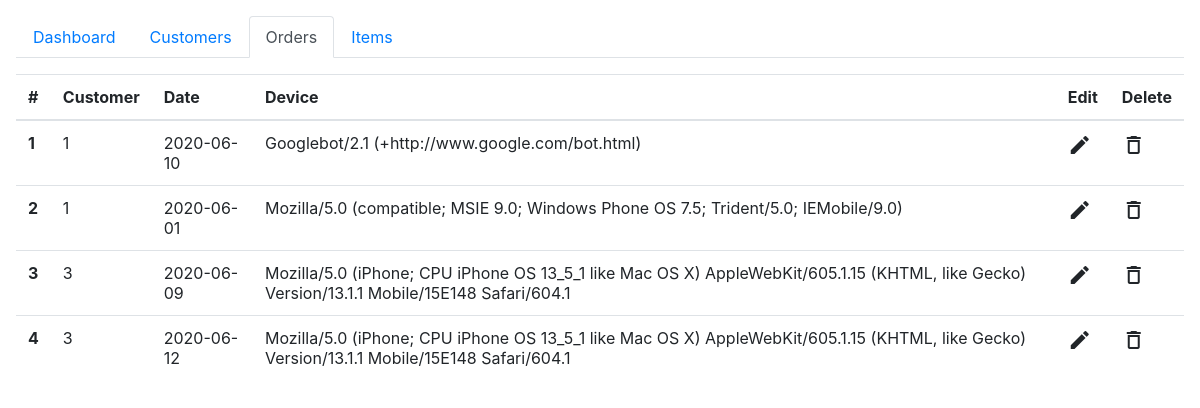
The page /orders on the database as committed earlier.
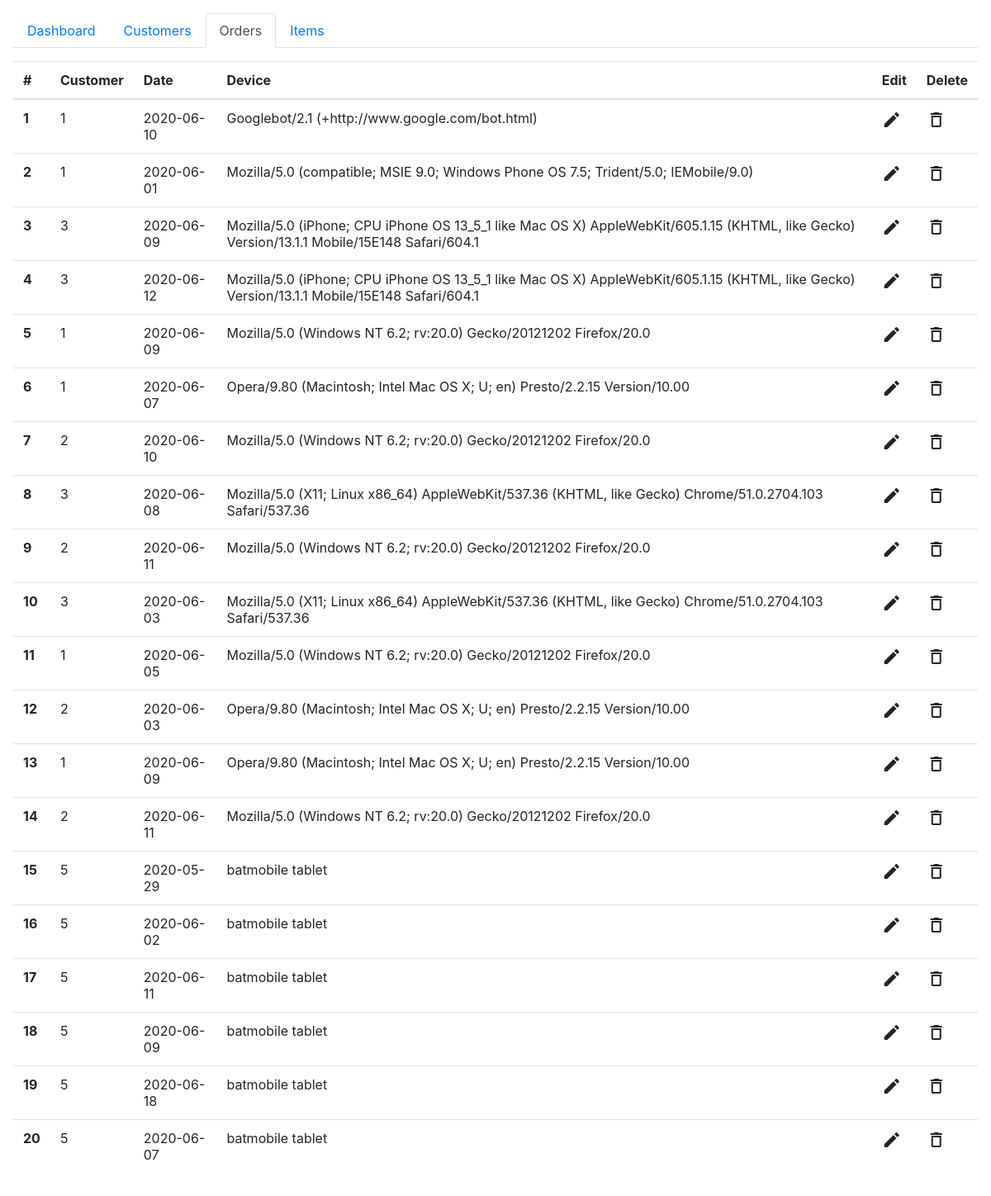
The same page on the database as committed later.
### tables this page shows
CREATE TABLE `orders` (
  `id` int(11) NOT NULL,
  `customer_id` int(11) NOT NULL,
  `purchase_date` date NOT NULL,
  `device_info` varchar(1024) NOT NULL
);

### app/core/Controller.php (called while the page is built, shortened)
<?php
class Controller
{
    public function view($view, $data = [])
    {
        require_once 'app/views/'.$view.'.php';
    }
}

### app/controllers/Orders.php (called while the page is built, shortened)
<?php
class Orders extends Controller
{
    public function Index()
    {
        $this->view('orders/index');
    }
}

### app/core/App.php (called while the page is built, shortened)
<?php
class App
{
    protected $method = 'index';
    public function __construct()
    {
        $url = $this->parseUrl();
        if(file_exists('app/controllers/'.$url[0].'.php'))
        {
            unset($url[0]);
        }
        $this->controller = new $fullyQualifiedController;
        $this->params = $url ? array_values($url) : [];
        call_user_func_array([$this->controller, $this->method], $this->params);
    }
    public function parseUrl()
    {
        $url = trim($_SERVER['REQUEST_URI'], '/');
        $url = filter_var($url, FILTER_SANITIZE_URL);
        return explode('/', $url);
    }
}

### index.php (called while the page is built, shortened)
<?php
$app = new App();

### app/core/DBController.php (called while the page is built, shortened)
<?php
class DBController
{
    private $host = "localhost";
    private $user = "root";
    private $password = "";
    private $database = "salesdashboard";
    private $conn;
    function __construct()
    {
        $this->conn = $this->connectDB();
    }
    function connectDB()
    {
        $conn = mysqli_connect($this->host, $this->user, $this->password, $this->database);
        return $conn;
    }
    function runBaseQuery($query) {
        $resultset = array();
        $result = $this->conn->query($query);
        if ($result->num_rows > 0) {
            while($row = $result->fetch_assoc()) {
                $resultset[] = $row;
            }
        }
        return $resultset;
    }
}

### app/models/Order.php (called while the page is built, shortened)
<?php
require_once("app/core/DBController.php");
class Order
{
    public static function get_all(){
        $query = "SELECT * FROM orders";
        $db_handle = new DBController();
        return $db_handle->runBaseQuery($query);
    }
}

### app/views/orders/index.php (the view)
<?php
include('default_layout.php');
$orders = \SalesDashboard\Models\Order::get_all();
?>
<table class="table table-hover">
    <thead>
    <tr>
        <th scope="col">#</th>
        <th scope="col">Customer</th>
        <th scope="col">Date</th>
        <th scope="col">Device</th>
        <th>Edit</th>
        <th>Delete</th>
    </tr>
    </thead>
    <tbody><?php
    foreach ($orders as $k => $v) { ?>
        <tr>
            <th scope="row"><?php echo $orders[$k]["id"] ?></th>
            <td><?php echo $orders[$k]["customer_id"]; ?></td>
            <td><?php echo $orders[$k]["purchase_date"]; ?></td>
            <td><?php echo $orders[$k]["device_info"]; ?></td>
            <td><span class="material-icons">edit</span></td>
            <td><span class="material-icons">delete_outline</span></td>
        </tr>
    <?php } ?>
    </tbody>
</table>

Rows that differ between the two databases and show on the page:
added orders: id "5", customer "1", purchase_date "2020-06-09", device_info "Mozilla/5.0 (Windows NT 6.2; rv:20.0) Gecko/20121202 Firefox/20.0"
added orders: id "6", customer "1", purchase_date "2020-06-07", device_info "Opera/9.80 (Macintosh; Intel Mac OS X; U; en) Presto/2.2.15 Version/10.00"
added orders: id "7", customer "2", purchase_date "2020-06-10", device_info "Mozilla/5.0 (Windows NT 6.2; rv:20.0) Gecko/20121202 Firefox/20.0"
added orders: id "8", customer "3", purchase_date "2020-06-08", device_info "Mozilla/5.0 (X11; Linux x86_64) AppleWebKit/537.36 (KHTML, like Gecko) Chrome/51.0.2704.103 Safari/537.36"
added orders: id "9", customer "2", purchase_date "2020-06-11", device_info "Mozilla/5.0 (Windows NT 6.2; rv:20.0) Gecko/20121202 Firefox/20.0"
added orders: id "10", customer "3", purchase_date "2020-06-03", device_info "Mozilla/5.0 (X11; Linux x86_64) AppleWebKit/537.36 (KHTML, like Gecko) Chrome/51.0.2704.103 Safari/537.36"
added orders: id "11", customer "1", purchase_date "2020-06-05", device_info "Mozilla/5.0 (Windows NT 6.2; rv:20.0) Gecko/20121202 Firefox/20.0"
added orders: id "12", customer "2", purchase_date "2020-06-03", device_info "Opera/9.80 (Macintosh; Intel Mac OS X; U; en) Presto/2.2.15 Version/10.00"
added orders: id "13", customer "1", purchase_date "2020-06-09", device_info "Opera/9.80 (Macintosh; Intel Mac OS X; U; en) Presto/2.2.15 Version/10.00"
added orders: id "14", customer "2", purchase_date "2020-06-11", device_info "Mozilla/5.0 (Windows NT 6.2; rv:20.0) Gecko/20121202 Firefox/20.0"
added orders: id "15", customer "5", purchase_date "2020-05-29", device_info "batmobile tablet"
added orders: id "16", customer "5", purchase_date "2020-06-02", device_info "batmobile tablet"
added orders: id "17", customer "5", purchase_date "2020-06-11", device_info "batmobile tablet"
added orders: id "18", customer "5", purchase_date "2020-06-09", device_info "batmobile tablet"
added orders: id "19", customer "5", purchase_date "2020-06-18", device_info "batmobile tablet"
added orders: id "20", customer "5", purchase_date "2020-06-07", device_info "batmobile tablet"
